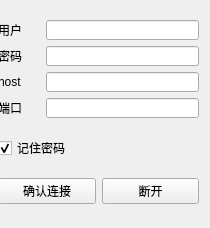
      <widget class="QWidget" name="tab_SSH">
       <attribute name="title">
        <string>远程SSH</string>
       </attribute>
       <widget class="QWidget" name="layoutWidget">
        <property name="geometry">
         <rect>
          <x>-2</x>
          <y>8</y>
          <width>201</width>
          <height>211</height>
         </rect>
        </property>
        <layout class="QGridLayout" name="gridLayout_SSH_INPUT">
         <item row="0" column="0" colspan="2">
          <layout class="QGridLayout" name="gridLayout_3">
           <item row="0" column="0">
            <layout class="QVBoxLayout" name="verticalLayout_tags_2">
             <item>
              <widget class="QLabel" name="label_user_2">
               <property name="text">
                <string>用户</string>
               </property>
              </widget>
             </item>
             <item>
              <widget class="QLabel" name="label_pwd_2">
               <property name="text">
                <string>密码</string>
               </property>
              </widget>
             </item>
             <item>
              <widget class="QLabel" name="label_host_2">
               <property name="text">
                <string>host</string>
               </property>
              </widget>
             </item>
             <item>
              <widget class="QLabel" name="label_port_2">
               <property name="text">
                <string>端口</string>
               </property>
              </widget>
             </item>
            </layout>
           </item>
           <item row="0" column="1">
            <layout class="QGridLayout" name="gridLayout_SSH_INPUT_2">
             <item row="0" column="0">
              <widget class="QLineEdit" name="lineEdit_user_2">
               <property name="maximumSize">
                <size>
                 <width>153</width>
                 <height>20</height>
                </size>
               </property>
              </widget>
             </item>
             <item row="1" column="0">
              <widget class="QLineEdit" name="lineEdit_passw_2">
               <property name="maximumSize">
                <size>
                 <width>153</width>
                 <height>20</height>
                </size>
               </property>
              </widget>
             </item>
             <item row="2" column="0">
              <widget class="QLineEdit" name="lineEdit_IP_2">
               <property name="maximumSize">
                <size>
                 <width>153</width>
                 <height>20</height>
                </size>
               </property>
              </widget>
             </item>
             <item row="3" column="0">
              <widget class="QLineEdit" name="lineEdit_port_2">
               <property name="minimumSize">
                <size>
                 <width>153</width>
                 <height>20</height>
                </size>
               </property>
               <property name="maximumSize">
                <size>
                 <width>153</width>
                 <height>20</height>
                </size>
               </property>
              </widget>
             </item>
            </layout>
           </item>
          </layout>
         </item>
         <item row="1" column="0">
          <widget class="QCheckBox" name="checkBox_2">
           <property name="text">
            <string>记住密码</string>
           </property>
           <property name="checked">
            <bool>true</bool>
           </property>
           <property name="tristate">
            <bool>false</bool>
           </property>
          </widget>
         </item>
         <item row="2" column="0">
          <widget class="QPushButton" name="pushButton_4">
           <property name="text">
            <string>确认连接</string>
           </property>
          </widget>
         </item>
         <item row="2" column="1">
          <widget class="QPushButton" name="pushButton_3">
           <property name="text">
            <string>断开</string>
           </property>
          </widget>
         </item>
        </layout>
       </widget>
      </widget>
